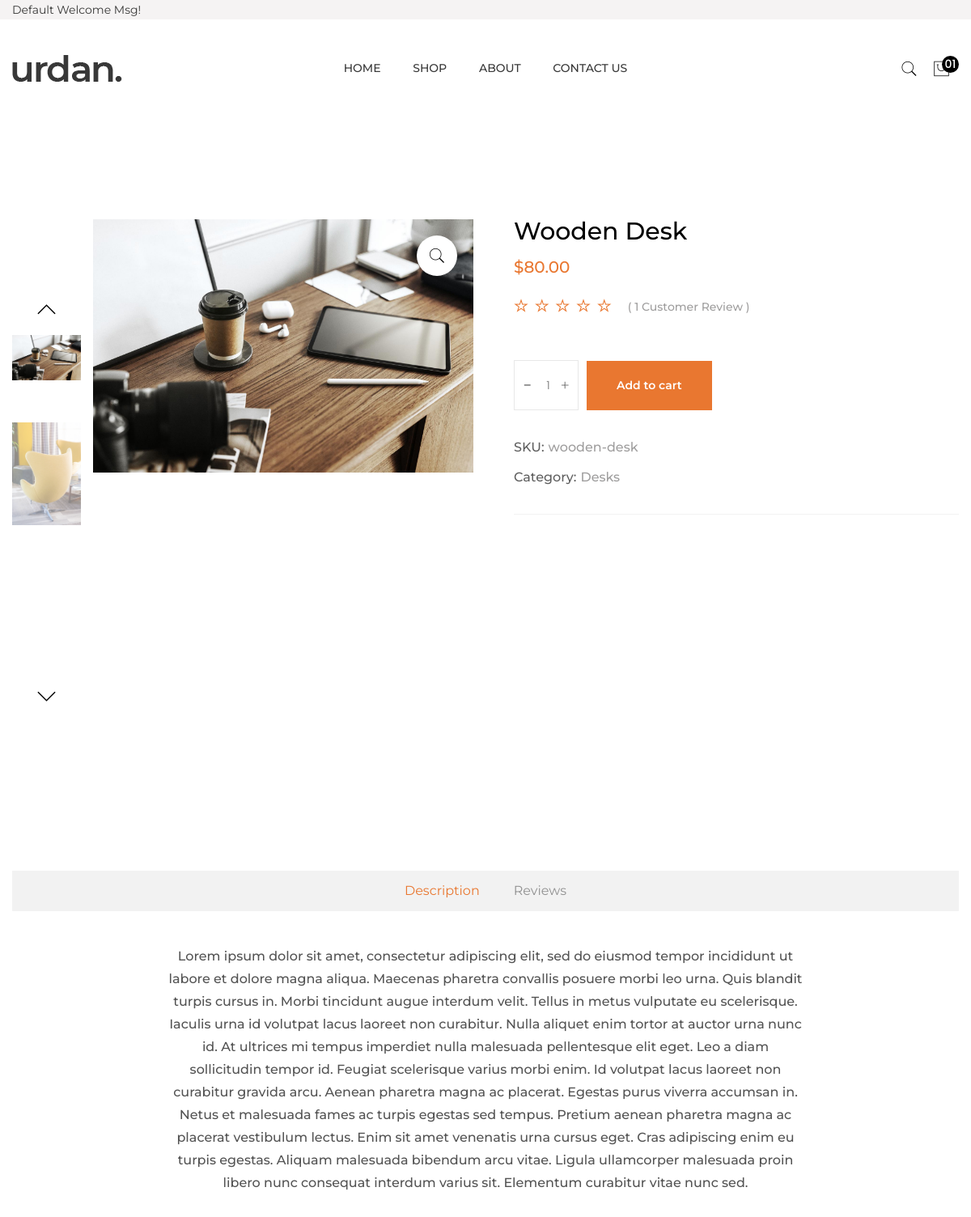
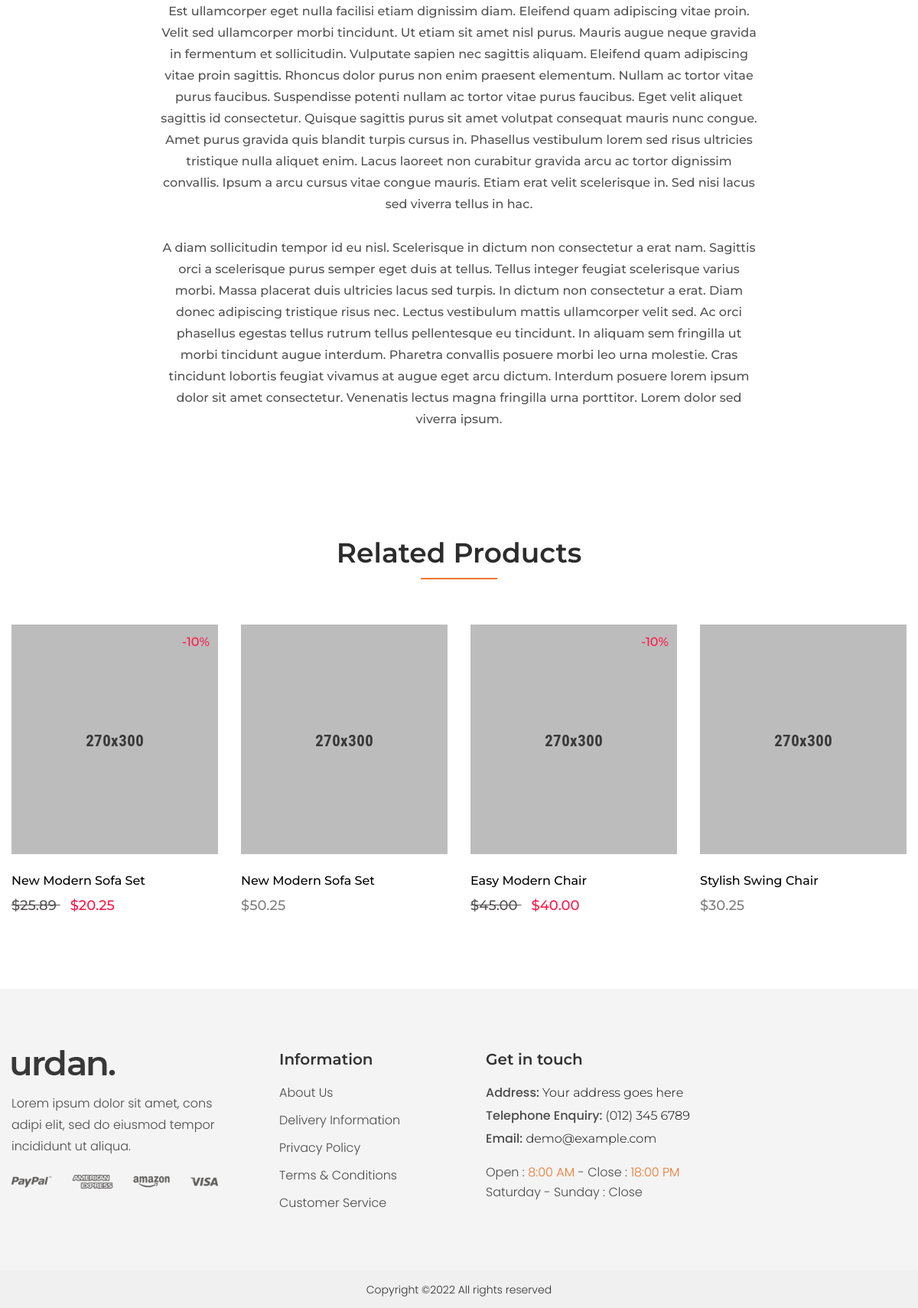
The app's page /shop/wooden-desk/wooden-desk with its own data (2 pictures, top to bottom).
### store/models.py (models this page shows, shortened)
class Product(models.Model):
    product_name = models.CharField(max_length=200, unique=True)
    slug = models.SlugField(max_length=200, unique=True)
    category = models.ForeignKey(Category, on_delete=models.CASCADE)
    main_image_alt = models.CharField(max_length=2000, null=True, blank=True)
    description = HTMLField(max_length=7500, blank=True)
    price = models.DecimalField(max_digits=7, decimal_places=2)
    sale_price = models.DecimalField(max_digits=7, decimal_places=2, blank=True, null=True)
    main_image = models.ImageField(upload_to='photos/products')
    stock = models.IntegerField(blank=True, null=True)
    is_available = models.BooleanField(default=True)
    created_date =  models.DateTimeField(auto_now_add=True)
    modified_date = models.DateTimeField(auto_now=True)
    num_sold = models.IntegerField(default=0)

class ProductGallery(models.Model):
    product = models.ForeignKey(Product, default=None, on_delete=models.CASCADE)
    alt_text = models.CharField(max_length=2000, null=True, blank=True)
    image = models.ImageField(upload_to='store/products', max_length=455)
    class Meta:
        verbose_name = 'product gallery'
        verbose_name_plural = 'product gallery'

### category/models.py (models this page shows)
class Category(models.Model):
    category_name = models.CharField(max_length=100, unique=True)
    slug = models.SlugField(max_length=100, unique=True)
    description = models.TextField(max_length=1000, blank=True)
    class Meta:
        verbose_name = 'Category'
        verbose_name_plural = 'Categories'
    def __str__(self):
        return self.category_name

### store/views.py (the view)
# urls.py: path('<slug:category_slug>/<slug:product_slug>', views.product_detail, name='product_detail'),
def product_detail(request, category_slug, product_slug):
    product = Product.objects.get(slug=product_slug)
    product_gallery = ProductGallery.objects.filter(product=product)
    reviews = ReviewRating.objects.filter(product=product, visible=True)
    context = {
        'product': product,
        'product_gallery': product_gallery,
        'reviews': reviews,
    }
    return render(request, 'product_details.html', context=context)

### templates/product_details.html (shortened to what this page needs)
{% extends 'base.html' %}
{% load static %}
{% block content %}
        <div class="product-details-area pb-100 pt-100">
            <div class="container">
                <div class="row">
                    <div class="col-lg-6">
                        <div class="product-details-img-wrap product-details-vertical-wrap" data-aos="fade-up" data-aos-delay="200">
                            <div class="product-details-small-img-wrap">
                                <div class="swiper-container product-details-small-img-slider-1 pd-small-img-style">
                                    <div class="swiper-wrapper">
                                        <div class="swiper-slide">
                                            <div class="product-details-small-img">
                                                <img src="{{ product.main_image.url }}" alt="{{product.main_image_alt}}">
                                            </div>
                                        </div>
                                        {% for image in product_gallery %}
                                        <div class="swiper-slide">
                                            <div class="product-details-small-img">
                                                <img src="{{image.image.url}}" alt="{{image.alt_text}}">
                                            </div>
                                        </div>
                                        {% endfor %}
                                    </div>
                                </div>
                                <div class="pd-prev pd-nav-style"> <i class="ti-angle-up"></i></div>
                                <div class="pd-next pd-nav-style"> <i class="ti-angle-down"></i></div>
                            </div>
                            <div class="swiper-container product-details-big-img-slider-1 pd-big-img-style">
                                <div class="swiper-wrapper">
                                    <div class="swiper-slide">
                                        <div class="easyzoom-style">
                                            <div class="easyzoom easyzoom--overlay">
                                                <a href="{{product.main_image.url}}">
                                                    <img src="{{product.main_image.url}}" alt="">
                                                </a>
                                            </div>
                                            <a class="easyzoom-pop-up img-popup" href="{{product.main_image.url}}">
                                                <i class="pe-7s-search"></i>
                                            </a>
                                        </div>
                                    </div>
                                </div>
                            </div>
                        </div>
                    </div>
                    <div class="col-lg-6">
                        <div class="product-details-content" data-aos="fade-up" data-aos-delay="400">
                            <h2>{{product.product_name}}</h2>
                            <div class="product-details-price">
                                {% if product.sale_price %}
                                <span class="old-price">${{product.price}} </span>
                                <span class="new-price">${{product.sale_price}}</span>
                                {% else %}
                                <span class="new-price">${{product.price}}</span>
                                {% endif %}
                            </div>
                            <div class="product-details-review">
                                <div class="product-rating">
                                    <i class=" ti-star"></i>
                                    <i class=" ti-star"></i>
                                    <i class=" ti-star"></i>
                                    <i class=" ti-star"></i>
                                    <i class=" ti-star"></i>
                                </div>
                                <span>( 1 Customer Review )</span>
                            </div>
                            <div class="product-details-action-wrap">
                                <div class="product-quality">
                                    <input class="cart-plus-minus-box input-text qty text" name="qtybutton" value="1">
                                </div>
                                <div class="single-product-cart btn-hover">
                                    <a href="#">Add to cart</a>
                                </div>
                            </div>
                            <div class="product-details-meta">
                                <ul>
                                    <li><span class="title">SKU:</span>
                                        {{product.slug}}</li>
                                    <li><span class="title">Category:</span>
                                        {{product.category}}
                                    </li>
                                </ul>
                            </div>
                        </div>
                    </div>
                </div>
            </div>
        </div>
        <div class="description-review-area pb-85">
            <div class="container">
                <div class="description-review-topbar nav" data-aos="fade-up" data-aos-delay="200">
                    <a class="active" data-bs-toggle="tab" href="#des-details1"> Description </a>
                    <a data-bs-toggle="tab" href="#des-details3" class=""> Reviews </a>
                </div>
                <div class="tab-content">
                    <div id="des-details1" class="tab-pane active">
                        <div class="product-description-content text-center">
                            {% autoescape off %}
                            <p data-aos="fade-up" data-aos-delay="200"> {{product.description}} </p>
                            {% endautoescape %}
                        </div>
                    </div>
                </div>
            </div>
        </div>
        <div class="related-product-area pb-95">
            <div class="container">
                <div class="section-title-2 st-border-center text-center mb-75" data-aos="fade-up" data-aos-delay="200">
                    <h2>Related Products</h2>
                </div>
                <div class="related-product-active swiper-container">
                    <div class="swiper-wrapper">
                        <div class="swiper-slide">
                            <div class="product-wrap" data-aos="fade-up" data-aos-delay="200">
                                <div class="product-img img-zoom mb-25">
                                    <a href="product-details.html">
                                        <img src="assets/images/product/product-1.png" alt="">
                                    </a>
                                    <div class="product-badge badge-top badge-right badge-pink">
                                        <span>-10%</span>
                                    </div>
                                </div>
                                <div class="product-content">
                                    <h3><a href="product-details.html">New Modern Sofa Set</a></h3>
                                    <div class="product-price">
                                        <span class="old-price">$25.89 </span>
                                        <span class="new-price">$20.25 </span>
                                    </div>
                                </div>
                            </div>
                        </div>
                        <div class="swiper-slide">
                            <div class="product-wrap" data-aos="fade-up" data-aos-delay="400">
                                <div class="product-img img-zoom mb-25">
                                    <a href="product-details.html">
                                        <img src="assets/images/product/product-2.png" alt="">
                                    </a>
                                </div>
                                <div class="product-content">
                                    <h3><a href="product-details.html">New Modern Sofa Set</a></h3>
                                    <div class="product-price">
                                        <span>$50.25 </span>
                                    </div>
                                </div>
                            </div>
                        </div>
                        <div class="swiper-slide">
                            <div class="product-wrap" data-aos="fade-up" data-aos-delay="600">
                                <div class="product-img img-zoom mb-25">
                                    <a href="product-details.html">
                                        <img src="assets/images/product/product-3.png" alt="">
                                    </a>
                                    <div class="product-badge badge-top badge-right badge-pink">
                                        <span>-10%</span>
                                    </div>
                                </div>
                                <div class="product-content">
                                    <h3><a href="product-details.html">Easy Modern Chair</a></h3>
                                    <div class="product-price">
                                        <span class="old-price">$45.00 </span>
                                        <span class="new-price">$40.00 </span>
                                    </div>
                                </div>
                            </div>
                        </div>
                        <div class="swiper-slide">
                            <div class="product-wrap" data-aos="fade-up" data-aos-delay="800">
                                <div class="product-img img-zoom mb-25">
                                    <a href="product-details.html">
                                        <img src="assets/images/product/product-4.png" alt="">
                                    </a>
                                </div>
                                <div class="product-content">
                                    <h3><a href="product-details.html">Stylish Swing Chair</a></h3>
                                    <div class="product-price">
                                        <span>$30.25 </span>
                                    </div>
                                </div>
                            </div>
                        </div>
                    </div>
                </div>
            </div>
        </div>
{% endblock content %}

### records on screen
Product: main_image (picture), product_name "Wooden Desk", price "80.00", slug "wooden-desk", category "Desks", description "Lorem ipsum dolor sit amet, consectetur adipiscing elit, sed do eiusmod tempor incididunt ut labore et dolore magna aliqua. Maecenas pharetra convallis posuere morbi leo urna. Quis blandit turpis cursus in. Morbi tincidunt augue interdum velit. Tellus in metus vulputate eu scelerisque. Iaculis urna id volutpat lacus laoreet non curabitur. Nulla aliquet enim tortor at auctor urna nunc id. At ultrices mi tempus imperdiet nulla malesuada pellentesque elit eget. Leo a diam sollicitudin tempor id. Feugiat scelerisque varius morbi enim. Id volutpat lacus laoreet non curabitur gravida arcu. Aenean pharetra magna ac placerat. Egestas purus viverra accumsan in. Netus et malesuada fames ac turpis…"
ProductGallery: image (picture)
